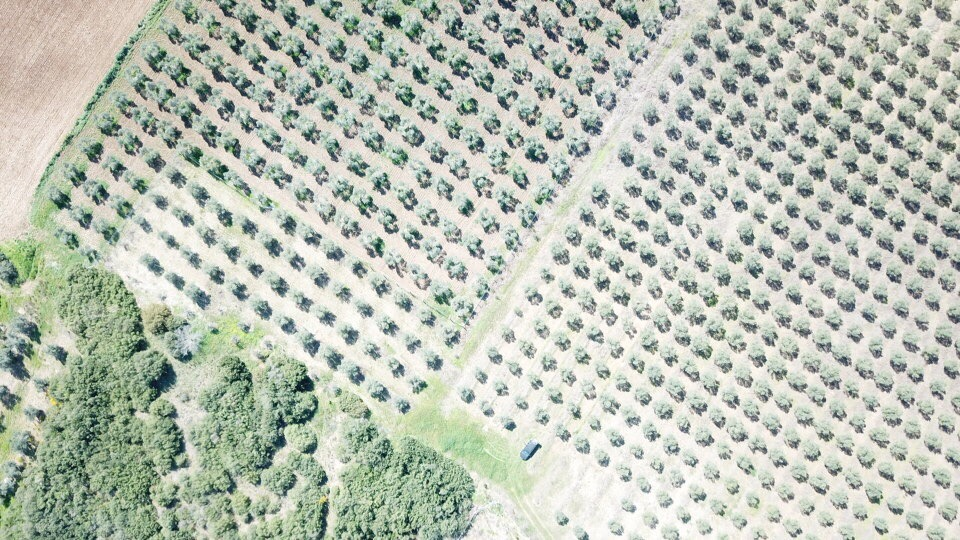
#> input picture dataset/im_(1).jpg, 960 x 540 px
$ python sharpening.py
#> lines starting #> are read from the running program, lines starting #| are printed output that depends on the picture
# load the required packages
import cv2
import numpy as np

# load the image into system memory
image = cv2.imread('dataset/im_(1).jpg', flags=cv2.IMREAD_COLOR)
#> image is the input picture: shape (540, 960, 3); mean B, G, R 180.8, 193.2, 186.1

# display the image to the screen
cv2.imshow('AV CV- Winter Wonder', image)


kernel = np.array([[0, -2, 0],
                   [-2, 8,-2],
                   [0, -2, 0]])
image_sharp = cv2.filter2D(src=image, ddepth=-1, kernel=kernel)
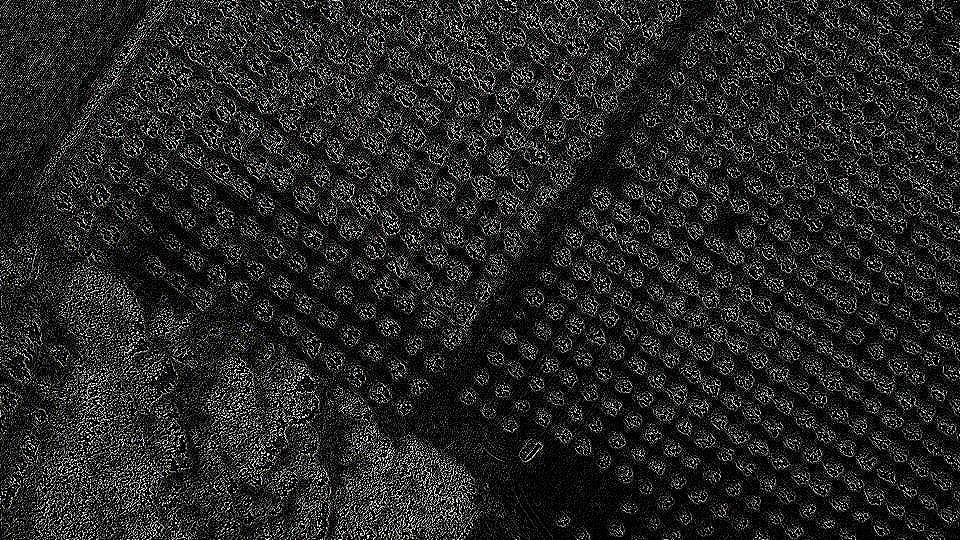
#> image_sharp: shape (540, 960, 3); mean B, G, R 39.8, 39.8, 40
cv2.imshow('AV CV- Winter Wonder Sharpened', image_sharp)

cv2.waitKey()
cv2.destroyAllWindows()

$ run again, with dataset/im_(2).jpg copied over dataset/im_(1).jpg
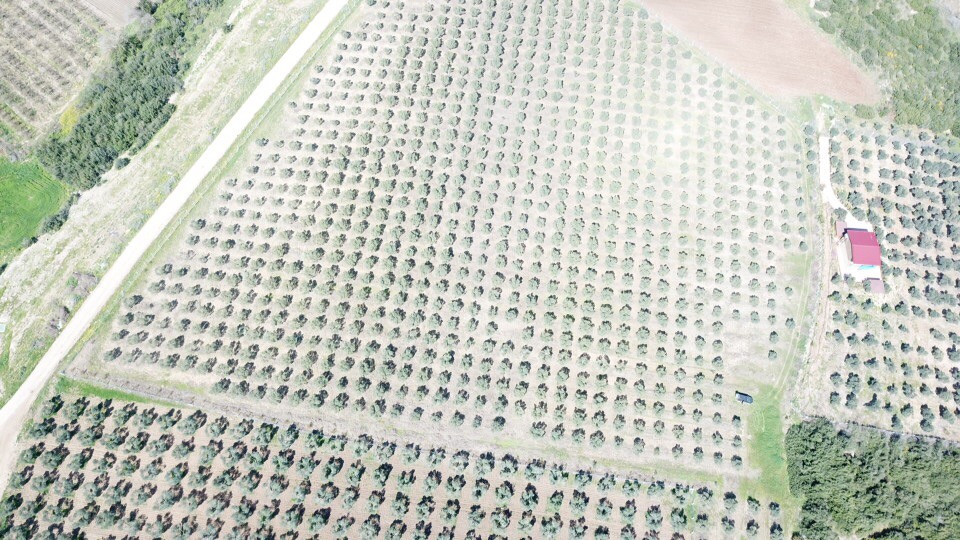
#> input picture dataset/im_(2).jpg, 960 x 540 px
#> image is the input picture: shape (540, 960, 3); mean B, G, R 190.6, 201.1, 197.3
#> `image_sharp = cv2.filter2D(src=image, ddepth=-1, kernel=kernel)`:
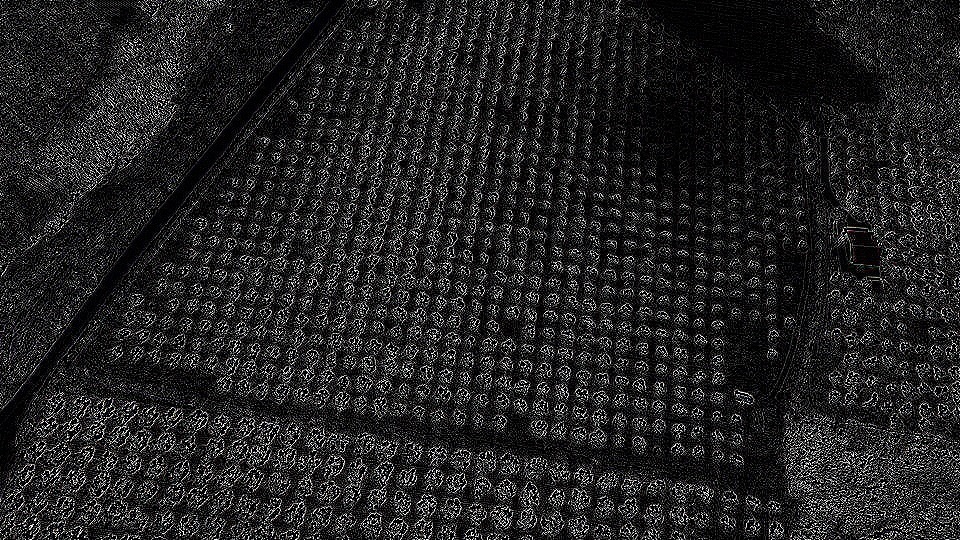
#> image_sharp: shape (540, 960, 3); mean B, G, R 36.3, 36.2, 36.3

$ run again, with dataset/im_(3).jpg copied over dataset/im_(1).jpg
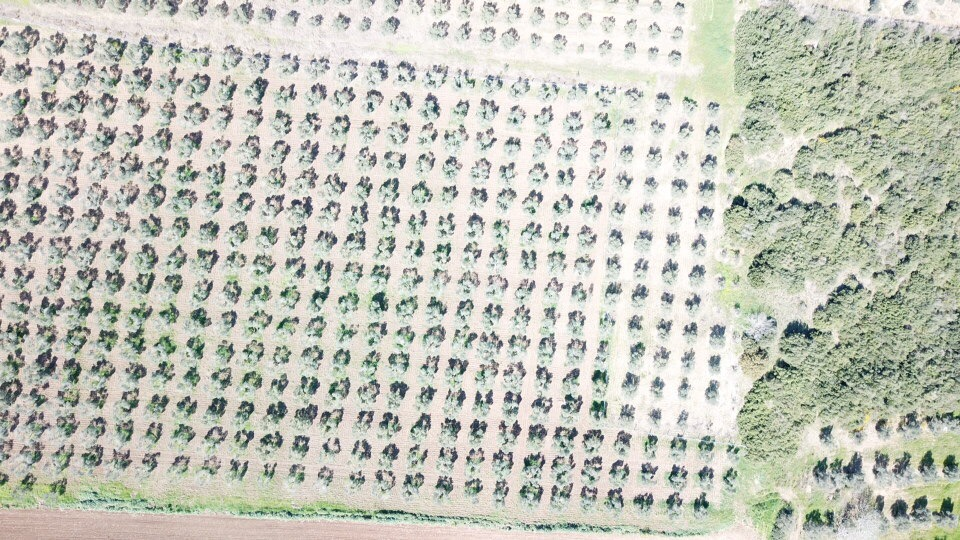
#> input picture dataset/im_(3).jpg, 960 x 540 px
#> image is the input picture: shape (540, 960, 3); mean B, G, R 186.6, 197.5, 195.7
#> `image_sharp = cv2.filter2D(src=image, ddepth=-1, kernel=kernel)`:
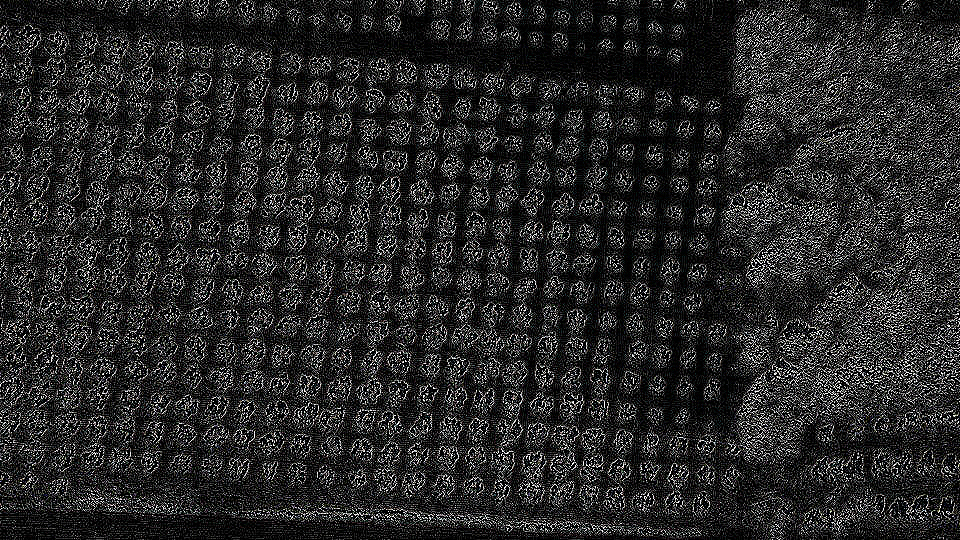
#> image_sharp: shape (540, 960, 3); mean B, G, R 41.3, 41.3, 41.4

$ run again, with dataset/im_(4).jpg copied over dataset/im_(1).jpg
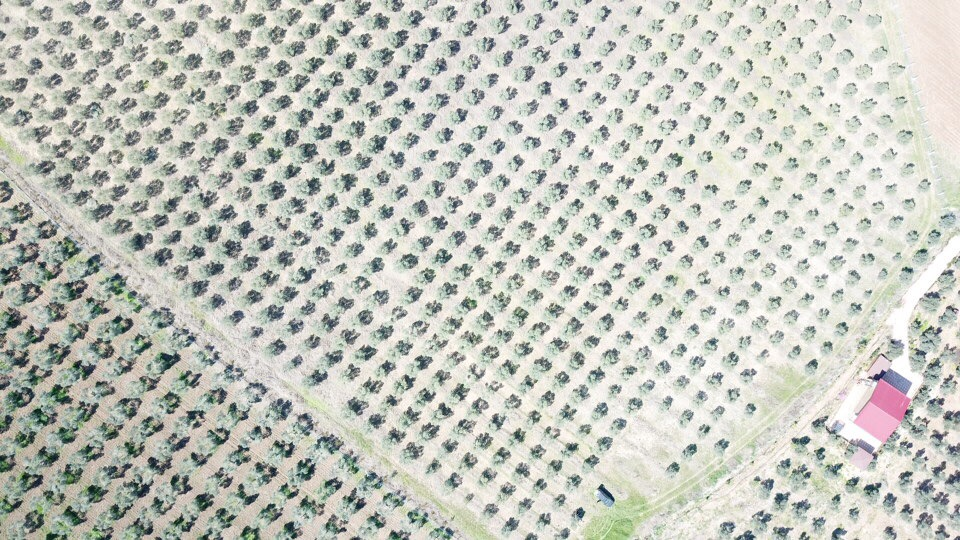
#> input picture dataset/im_(4).jpg, 960 x 540 px
#> image is the input picture: shape (540, 960, 3); mean B, G, R 190.1, 198.1, 195.7
#> `image_sharp = cv2.filter2D(src=image, ddepth=-1, kernel=kernel)`:
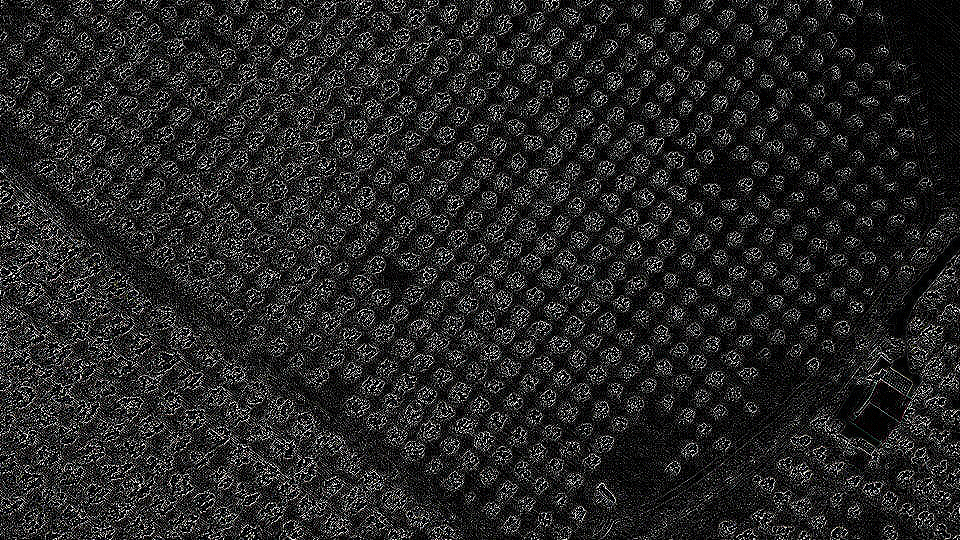
#> image_sharp: shape (540, 960, 3); mean B, G, R 37.8, 37.8, 37.9
